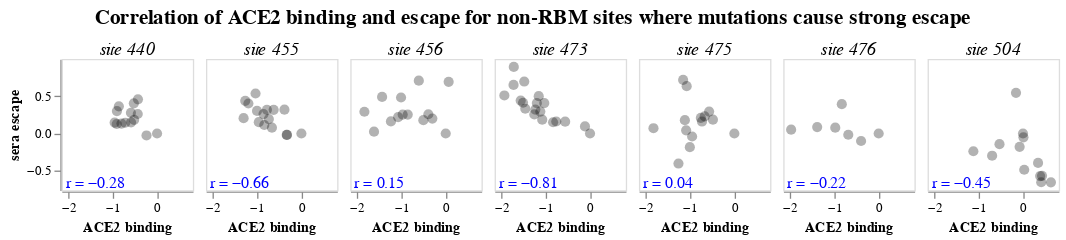
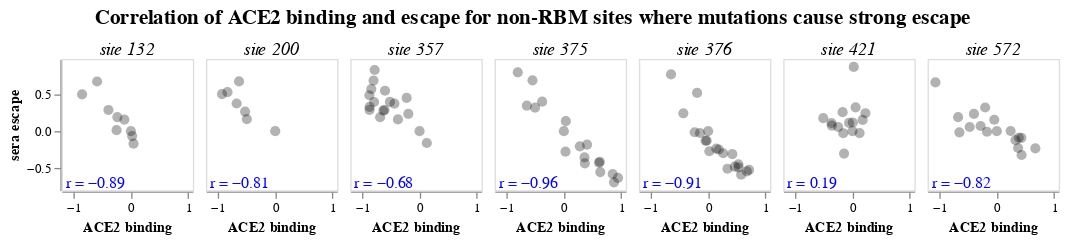

These figures' notebook cell, in order:
### Markdown cell above
## Plot sites of top escape in and not in receptor-binding motif (RBM) of RBD
We plot both binding-escape correlation plots and logo plots for the sites with the most escaping mutations in both the RBD and non-RBD:

### Code cell
top_n = 7

# define RBM sites as in https://www.sciencedirect.com/science/article/pii/S1931312820306247
# which uses definition from https://www.science.org/doi/full/10.1126/science.1116480
rbm_sites = list(range(437, 508))

# for coloring by ACE2
ace2_colormap = dmslogo.colorschemes.ValueToColorMap(
    minvalue=-1.5,
    maxvalue=1.5,
    cmap=palettable.colorbrewer.diverging.PRGn_4.mpl_colormap,
    #cmap=palettable.colorbrewer.diverging.PuOr_4.mpl_colormap,
    #cmap=palettable.lightbartlein.diverging.BlueOrange8_2.mpl_colormap,
)
for orientation in ["horizontal", "vertical"]:
    fig, _ = ace2_colormap.scale_bar(
        orientation=orientation, label="ACE2 binding",
    )
    display(fig)
    svg = os.path.join(logoplot_subdir, f"ace2_scalebar_{orientation}.svg")
    print(f"Saving to {svg}")
    fig.savefig(svg, bbox_inches="tight")
    plt.close(fig)

for is_rbm in [True, False]:

    print(f"\n\nAnalyzing top sites for {is_rbm=}")

    # get dataframe with RBM or non-RBM sites
    df = dms_df[dms_df["site"].isin(rbm_sites) == is_rbm]

    # get sites of top escape mutations
    top_escape_sites = (
        df
        .sort_values("sera escape", ascending=False)
        .groupby("site", sort=False)
        .first()
        .head(top_n)
    )
    sites = top_escape_sites.index.tolist()
    display(top_escape_sites)

    # plot correlation for these top sites
    corr_chart = (
        binding_escape_corr_chart
        .properties(
            title=alt.TitleParams(
                f"Correlation of ACE2 binding and escape for {'RBM' if is_rbd else'non-RBM'} sites where mutations cause strong escape",
                anchor="middle",
                fontSize=16,
                dy=-5,
            ),
            autosize=alt.AutoSizeParams(resize=True),
        )
        .transform_filter(alt.FieldOneOfPredicate("site", sites))
    )
    display(corr_chart)

    # make logo plot
    fig, _ = dmslogo.draw_logo(
        data=df[df["site"].isin(sites)].rename(columns={"sera escape": "escape"}).assign(
            wildtype_site=lambda x: x["wildtype"] + x["site"].astype(str),
            color=lambda x: (
                x["ACE2 binding"]
                .clip(lower=ace2_colormap.minvalue, upper=ace2_colormap.maxvalue)
                .map(ace2_colormap.val_to_color)
            ),
        ),
        x_col="sequential_site",
        letter_col="mutant",
        color_col="color",
        xtick_col="wildtype_site",
        letter_height_col="escape",
        xlabel="",
    )
    display(fig)
    plt.close(fig)

### Figure 1 — Vega-Lite specification as saved in the notebook (floating-point values rounded to 4 significant figures; data arrays with more than 128 entries replaced by an {"elided": "..."} marker saying what was removed)
{"config": {"view": {"continuousWidth": 300, "continuousHeight": 300}, "axis": {"grid": false}}, "data": {"name": "data-4d80d41d6e158f714930df94637547a4"}, "facet": {"field": "site", "header": {"labelExpr": "'site ' + datum.label", "labelFontSize": 14, "labelFontStyle": "italic", "labelPadding": 0}, "title": null, "type": "quantitative"}, "spec": {"layer": [{"mark": {"type": "circle", "color": "black", "opacity": 0.3, "size": 60}, "encoding": {"tooltip": [{"field": "site", "type": "quantitative"}, {"field": "mutation", "type": "nominal"}, {"field": "ACE2 binding", "format": ".2f", "type": "quantitative"}, {"field": "sera escape", "format": ".2f", "type": "quantitative"}, {"field": "cell entry", "format": ".2f", "type": "quantitative"}], "x": {"field": "ACE2 binding", "scale": {"nice": false, "padding": 6}, "type": "quantitative"}, "y": {"field": "sera escape", "scale": {"nice": false, "padding": 6}, "type": "quantitative"}}, "transform": [{"filter": "(datum['cell entry'] >= param_1)"}]}, {"mark": {"type": "text", "align": "left", "color": "blue", "size": 12}, "encoding": {"text": {"field": "r_text", "type": "nominal"}, "x": {"value": 3}, "y": {"value": 94}}, "transform": [{"filter": "(datum['cell entry'] >= param_1)"}, {"on": "ACE2 binding", "regression": "sera escape", "params": true}, {"calculate": "if((datum['coef'][1] > 0),sqrt(datum['rSquared']),(-sqrt(datum['rSquared'])))", "as": "r"}, {"calculate": "('r = ' + format(datum['r'],'.2f'))", "as": "r_text"}]}], "height": 100, "width": 100}, "autosize": {"resize": true}, "columns": 8, "params": [{"name": "param_1", "bind": {"input": "range", "max": 0, "min": -1.487, "name": "minimum cell entry"}, "value": -1.5}], "spacing": 8, "title": {"text": "Correlation of ACE2 binding and escape for non-RBM sites where mutations cause strong escape", "anchor": "middle", "dy": -5, "fontSize": 16}, "transform": [{"filter": {"field": "site", "oneOf": [473, 475, 456, 504, 455, 440, 476]}}], "$schema": "https://vega.github.io/schema/vega-lite/v5.15.1.json", "datasets": {"data-4d80d41d6e158f714930df94637547a4": {"elided": "3260 records"}}}

### Figure 2 — Vega-Lite specification as saved in the notebook (floating-point values rounded to 4 significant figures; data arrays with more than 128 entries replaced by an {"elided": "..."} marker saying what was removed)
{"config": {"view": {"continuousWidth": 300, "continuousHeight": 300}, "axis": {"grid": false}}, "data": {"name": "data-4d80d41d6e158f714930df94637547a4"}, "facet": {"field": "site", "header": {"labelExpr": "'site ' + datum.label", "labelFontSize": 14, "labelFontStyle": "italic", "labelPadding": 0}, "title": null, "type": "quantitative"}, "spec": {"layer": [{"mark": {"type": "circle", "color": "black", "opacity": 0.3, "size": 60}, "encoding": {"tooltip": [{"field": "site", "type": "quantitative"}, {"field": "mutation", "type": "nominal"}, {"field": "ACE2 binding", "format": ".2f", "type": "quantitative"}, {"field": "sera escape", "format": ".2f", "type": "quantitative"}, {"field": "cell entry", "format": ".2f", "type": "quantitative"}], "x": {"field": "ACE2 binding", "scale": {"nice": false, "padding": 6}, "type": "quantitative"}, "y": {"field": "sera escape", "scale": {"nice": false, "padding": 6}, "type": "quantitative"}}, "transform": [{"filter": "(datum['cell entry'] >= param_1)"}]}, {"mark": {"type": "text", "align": "left", "color": "blue", "size": 12}, "encoding": {"text": {"field": "r_text", "type": "nominal"}, "x": {"value": 3}, "y": {"value": 94}}, "transform": [{"filter": "(datum['cell entry'] >= param_1)"}, {"on": "ACE2 binding", "regression": "sera escape", "params": true}, {"calculate": "if((datum['coef'][1] > 0),sqrt(datum['rSquared']),(-sqrt(datum['rSquared'])))", "as": "r"}, {"calculate": "('r = ' + format(datum['r'],'.2f'))", "as": "r_text"}]}], "height": 100, "width": 100}, "autosize": {"resize": true}, "columns": 8, "params": [{"name": "param_1", "bind": {"input": "range", "max": 0, "min": -1.487, "name": "minimum cell entry"}, "value": -1.5}], "spacing": 8, "title": {"text": "Correlation of ACE2 binding and escape for non-RBM sites where mutations cause strong escape", "anchor": "middle", "dy": -5, "fontSize": 16}, "transform": [{"filter": {"field": "site", "oneOf": [421, 357, 375, 376, 200, 132, 572]}}], "$schema": "https://vega.github.io/schema/vega-lite/v5.15.1.json", "datasets": {"data-4d80d41d6e158f714930df94637547a4": {"elided": "3260 records"}}}
